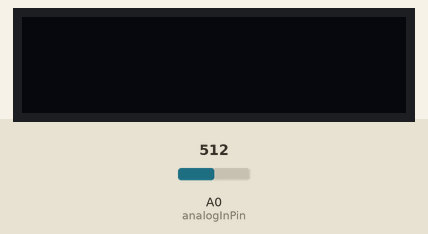
Simulated run of this sketch. Board: Arduino Uno, built with avr-gcc and run on an emulated ATmega328P. Parts: 128×32 one-colour display. Inputs (shaded band) come from the test bench; at power-on: A0 (analogInPin) = 512. The display library's start-up logo is not drawn; what the sketch prints to the serial monitor is not drawn.

Above: at 2.2 s.
2.3 s: A0 (analogInPin) set to 716
At 2.8 s:
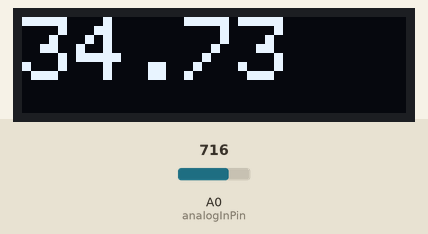
3.8 s: A0 (analogInPin) set to 900
At 5.0 s:
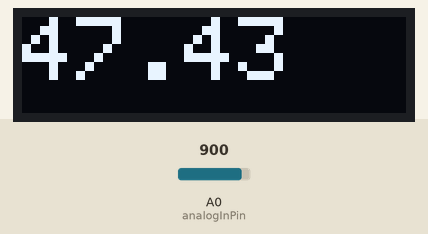
5.3 s: A0 (analogInPin) set to 1023
At 6.3 s:
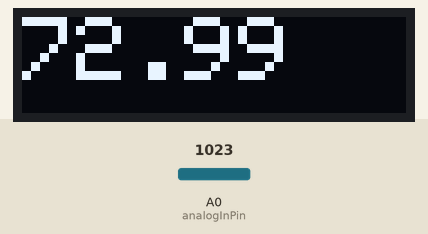
Timing chart, 0 to 8.3 s (numbered marks = the images above; inputs shaded):
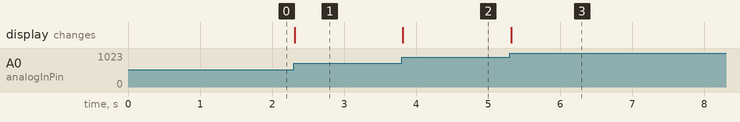

The sketch:

T_sense_OLED_disp.ino
```cpp
#include <Wire.h>
#include <Adafruit_GFX.h>
#include <Adafruit_SSD1306.h>
#include <math.h>

const int analogInPin = A0;  // Analog input pin that the potentiometer is attached to

int value  = 0;        // value read from the pot
int prev_val = 0;      // previou measured value

int avg_max  = 20;      // how many samples are averaged over.
int avg_cnt  = avg_max; // tracks samples for averaging.
int avg_sum  = 0;       // running sum.

float I_sense = 0.000038;  //constant current passing through NTC thermistor (30uA)
float R_100k  = 100000;   // 100k Ohms @ 25C
float beta    = 3950;  // B25/50: https://www.makeralot.com/download/Reprap-Hotend-Thermistor-NTC-3950-100K.pdf

#define SCREEN_WIDTH 128 // OLED display width, in pixels
#define SCREEN_HEIGHT 32 // OLED display height, in pixels
#define OLED_RESET     4 // Reset pin # (or -1 if sharing Arduino reset pin)
Adafruit_SSD1306 display(SCREEN_WIDTH, SCREEN_HEIGHT, &Wire, OLED_RESET);


float Temp(int value)
{
  float V0 = 5-5*(float(value)/1024);
  float R1 = V0/I_sense;
  float T = 1/((1/beta)*log(R1/R_100k) + (1/298.15)) - 273.15;
  return T;
}

void setup() {
  // initialize serial communications at 9600 bps:
  Serial.begin(9600);

  // I2C preamble for OLED display.
  if(!display.begin(SSD1306_SWITCHCAPVCC, 0x3C)) { // Address 0x3C for 128x32
    Serial.println(F("SSD1306 allocation failed"));
    for(;;); // Don't proceed, loop forever
  }

  // Preparing display
  display.display();
  delay(1000);
  display.clearDisplay();
  display.setTextSize(3.5);      // Normal 1:1 pixel scale
  display.setTextColor(SSD1306_WHITE); // Draw white text
  display.setCursor(0, 0);     // Start at top-left corner
  //display.cp437(true);         // Use full 256 char 'Code Page 437' font
}

void loop() {
  // read the analog in value:
  value = analogRead(analogInPin);

  // add to running sum, and decrement sample counter
  if(avg_cnt > 0)
  {
    avg_sum += value;
    avg_cnt --;
  }


  // Print averaged values onto display
  if(value != prev_val and avg_cnt == 0)
  {

    // print data to the Serial Monitor:
    Serial.println(Temp(value));

    // show data on OLED 128x32 display
    display.setCursor(0, 0);
    display.clearDisplay();
    display.println(Temp(avg_sum/avg_max));
    display.display();

    // reset avg counter and summer
    avg_sum = 0;
    avg_cnt = avg_max;
  }

  prev_val = value;

  delay(2);
}
```

Measured:
- after the input at 2.3 s, the display: changes at once (image 1)
- after the input at 3.8 s, the display: changes at once (image 2)
- after the input at 5.3 s, the display: changes at once (image 3)
